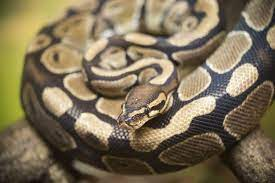
#> input picture final_labwork/python.jpg, 275 x 183 px
$ jupyter execute --allow-errors Final_labwork.ipynb
#> lines starting #> are read from the running program, lines starting #| are printed output that depends on the picture
# Read the image

[cell 1]
import numpy as np
import numba
from numba import cuda
import matplotlib.pyplot as plt
from matplotlib.image import imread
import time

rgb_image = imread('python.jpg')
#> rgb_image is the input picture: shape (183, 275, 3); mean R, G, B 125.7, 112.3, 86.8
plt.imshow(rgb_image)

## convert to hsv

[cell 2]
from numba.typed import List

#scale image [0..255] to [0..1]
#> (the rest of this cell did not finish here and is left out)

## convert to rgb

[cell 3]
# [46 lines left out: function hsv2rgb, not called in this run]

# Using only CPU

[cell 4]
# • Parameter ω as window size
# • Convert RGB to HSV (SCATTER)
# • For each pixel Φ(i, j)
# • Define use 4 windows Wk
# , k ∈ [1..4] of size (ω + 1) × (ω + 1)
# • W1x ∈ [i − ω, i], W1y ∈ [j − ω, j]
# • W2x ∈ [i, i + ω], W2y ∈ [j − ω, j]
# • W3x ∈ [i − ω, i], W3y ∈ [j, j + ω]
# • W4x ∈ [i, i + ω], W4y ∈ [j, j + ω

[cell 5]
# [56 lines of commented-out code are left out]

[cell 6]
import numpy as np
import cv2

def kuwahara_filter(image, window_size):
#> called with window_size = 5
    h, w, _ = image.shape
#> h = 183; w = 275
    # pad = window_size // 2
    output = np.zeros((h, w, 3))

    # pad the image
    image = cv2.copyMakeBorder(image, window_size, window_size, window_size, window_size, cv2.BORDER_REFLECT)
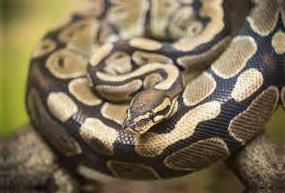
#> image: shape (193, 285, 3); mean of channels 0, 1, 2 84.8, 110.9, 124.2; drawn as B, G, R

    # convert image to hsv
    # flatten the image into a 1D array of RGB
    imageWidth, imageHeight = image.shape[0], image.shape[1]
#> imageWidth = 193; imageHeight = 285
    pixel_count = imageWidth * imageHeight
#> pixel_count = 55005
    blockSize = 1024
    gridSize = int(pixel_count / blockSize)
#> gridSize = 53

    rgb_flat_1 = image.reshape(pixel_count, 3)

    start_time_gpu = time.time()
    devSrc = cuda.to_device(rgb_flat_1)
    devDst = cuda.device_array((pixel_count, 3), np.float32)
    rgb2hsv[gridSize, blockSize](devSrc, devDst)
    hostDst = devDst.copy_to_host()
    gpu_time = time.time() - start_time_gpu

    hsv_image = hostDst.reshape(imageWidth, imageHeight, 3)

    for i in range(window_size, h + window_size): # start at pad and end at h + pad (+pad is the start one)
        for j in range(window_size, w + window_size):
            windows = [
                image[i-window_size:i+1, j-window_size:j+1],
                image[i:i+window_size+1, j-window_size:j+1],
                image[i-window_size:i+1, j:j+window_size+1],
                image[i:i+window_size+1, j:j+window_size+1]
            ]
            hsv_windows = [
                hsv_image[i-window_size:i+1, j-window_size:j+1, 2],
                hsv_image[i:i+window_size+1, j-window_size:j+1, 2],
                hsv_image[i-window_size:i+1, j:j+window_size+1, 2],
                hsv_image[i:i+window_size+1, j:j+window_size+1, 2]
            ]

            # find the window with the lowest standard deviation of brightness
            std_devs = [np.std(win) for win in hsv_windows]
            best_win = windows[np.argmin(std_devs)]

            # assign the mean RGB value of this window to the output pixel
            output[i-window_size, j-window_size] = np.mean(np.mean(best_win, axis=0), axis=0)

    return output.astype('uint8')

[cell 7]
image = cv2.imread('python.jpg')
start_time_cpu = time.time()
#> (the rest of this cell did not finish here and is left out)

#> (a cell that did not finish here is left out)

A NumPy array is produced after reading an image file with the cv2.imread() method. By default, the image is saved in the BGR color space. As a result, the blue, green, and red color channels, respectively, correspond to the first three channels of the NumPy array.
https://www.geeksforgeeks.org/python-opencv-cv2-imread-method/

[cell 9]
test = cv2.imread('filtered_image_5.jpg')
#> (the rest of this cell did not finish here and is left out)

# Using GPU - without shared mem

## GPU setup

[cell 10]
import numpy as np
import numba
from numba import cuda
import matplotlib.pyplot as plt
from matplotlib.image import imread
import time

[cell 11]
from numba.typed import List

#scale image [0..255] to [0..1]
#> (the rest of this cell did not finish here and is left out)

[cell 12]
# [33 lines left out: function rgb2hsv_gpu, not called in this run]

[cell 13]
# [44 lines left out: function hsv2rgb_gpu, not called in this run]

## GPU filter

## new effort

[cell 14]
import numpy as np
import numba
from numba import cuda
import matplotlib.pyplot as plt
from matplotlib.image import imread
import time

rgb_image_new = imread('python.jpg')
plt.imshow(rgb_image_new)

[cell 15]
# Flatten the image into a 1D array of RGB
imageWidth, imageHeight = rgb_image_new.shape[0], rgb_image_new.shape[1]
#> imageWidth = 183; imageHeight = 275
pixel_count = imageWidth * imageHeight
#> pixel_count = 50325
blockSize = 1024
gridSize = int(pixel_count / blockSize)
#> gridSize = 49

[cell 16]
rgb_flat_gpu = rgb_image_new.reshape(pixel_count, 3)
rgb_flat_gpu.shape
#> Out = (50325, 3)

[cell 17]
start_time_gpu = time.time()
#> (the rest of this cell did not finish here and is left out)

#> (a cell that did not finish here is left out)

#> (a cell that did not finish here is left out)

### using this hsv image as a base

[cell 20]
# # the src will be my initial rgb image and the hsv will be use for the shared mem later
# @cuda.jit
# def kuwahara_filter_new(src, dst, window_size):
#     tidx = cuda.threadIdx.x + cuda.blockIdx.x * cuda.blockDim.x
#     tidy = cuda.threadIdx.y + cuda.blockIdx.y * cuda.blockDim.y

#     # H = scale(np.float32(src[tidx, 0]))
#     # S = scale(np.float32(src[tidx, 1]))
#     # V = scale(np.float32(src[tidx, 2]))

#     # =============================================
#     # for i in range(window_size, imageHeight + window_size): # start at pad and end at h + pad (+pad is the start one)
#     #     for j in range(window_size, imageWidth + window_size):
#     windows = [
#         src[tidx-window_size:tidx+1, tidy-window_size:tidy+1],
#         src[tidx:tidx+window_size+1, tidy-window_size:tidy+1],
#         src[tidx-window_size:tidx+1, tidy:tidy+window_size+1],
#         src[tidx:tidx+window_size+1, tidy:tidy+window_size+1]
#     ]
#     hsv_windows = [
#         hsv_image_part2[tidx-window_size:tidx+1, tidy-window_size:tidy+1, 2],
#         hsv_image_part2[tidx:tidx+window_size+1, tidy-window_size:tidy+1, 2],
#         hsv_image_part2[tidx-window_size:tidx+1, tidy:tidy+window_size+1, 2],
#         hsv_image_part2[tidx:tidx+window_size+1, tidy:tidy+window_size+1, 2]
#     ]

#     # # find the window with the lowest standard deviation of brightness
#     # std_devs = [np.std(win) for win in hsv_windows]
#     # best_win = windows[np.argmin(std_devs)]

#     # find the window with the lowest standard deviation of brightness
#     std_devs = []
#     for win in hsv_windows:
#         mean = win.sum() / win.size
#         std_dev = np.sqrt(((win - mean)**2).sum() / win.size)
#         std_devs.append(std_dev)
#     best_win = windows[np.argmin(std_devs)]

#     # assign the mean RGB value of this window to the output pixel
#     # dst[tidx-window_size, tidy-window_size] = np.mean(np.mean(best_win, axis=0), axis=0)
#     mean_rgb = best_win.sum(axis=(0, 1)) / (best_win.shape[0] * best_win.shape[1])
#     dst[tidx-window_size, tidy-window_size] = mean_rgb
#     # =============================================

#     # dst[tidx, 0] = H
#     # dst[tidx, 1] = S
#     # dst[tidx, 2] = V
#     # dst[tidx, tidy, 0] = dst[tidx, tidy, 1] = dst[tidx, tidy, 2] = g

[cell 21]
# [144 lines of commented-out code are left out]

[cell 22]
import math

# [120 lines left out: function kuwahara_filter_new, not called in this run]

# Flatten the image into a 1D array of RGB
imageWidth, imageHeight  = rgb_image_new.shape[0], rgb_image_new.shape[1]
pixel_count = imageWidth * imageHeight

blockDim = (16, 16)
gridDim = ((imageWidth // blockDim[0]) + 1, (imageHeight // blockDim[1]) + 1)
#> gridDim = (12, 18)

# v_arr = hsv_image_part2[tidx-window_size:tidx, tidy-window_size:tidy, 2]

#> (the rest of this cell did not finish here and is left out)


$ run again, with final_labwork/hsv_image.png saved as final_labwork/python.jpg
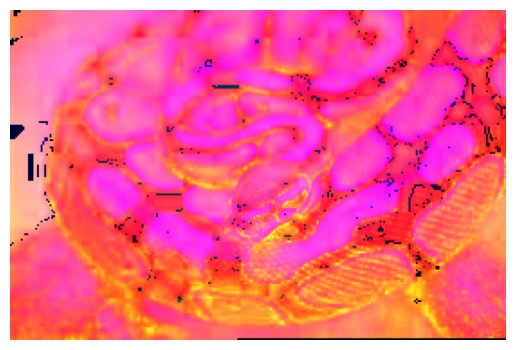
#> input picture final_labwork/hsv_image.png, 515 x 350 px
#> rgb_image is the input picture: shape (350, 515, 3); mean R, G, B 249.6, 100.7, 137
#> in kuwahara_filter, `image = cv2.copyMakeBorder(image, window_size, window_size, window_siz..`:
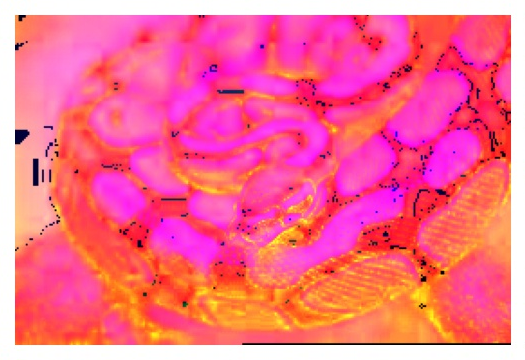
#> image: shape (360, 525, 3); mean of channels 0, 1, 2 142.4, 107.8, 249.8; drawn as B, G, R
